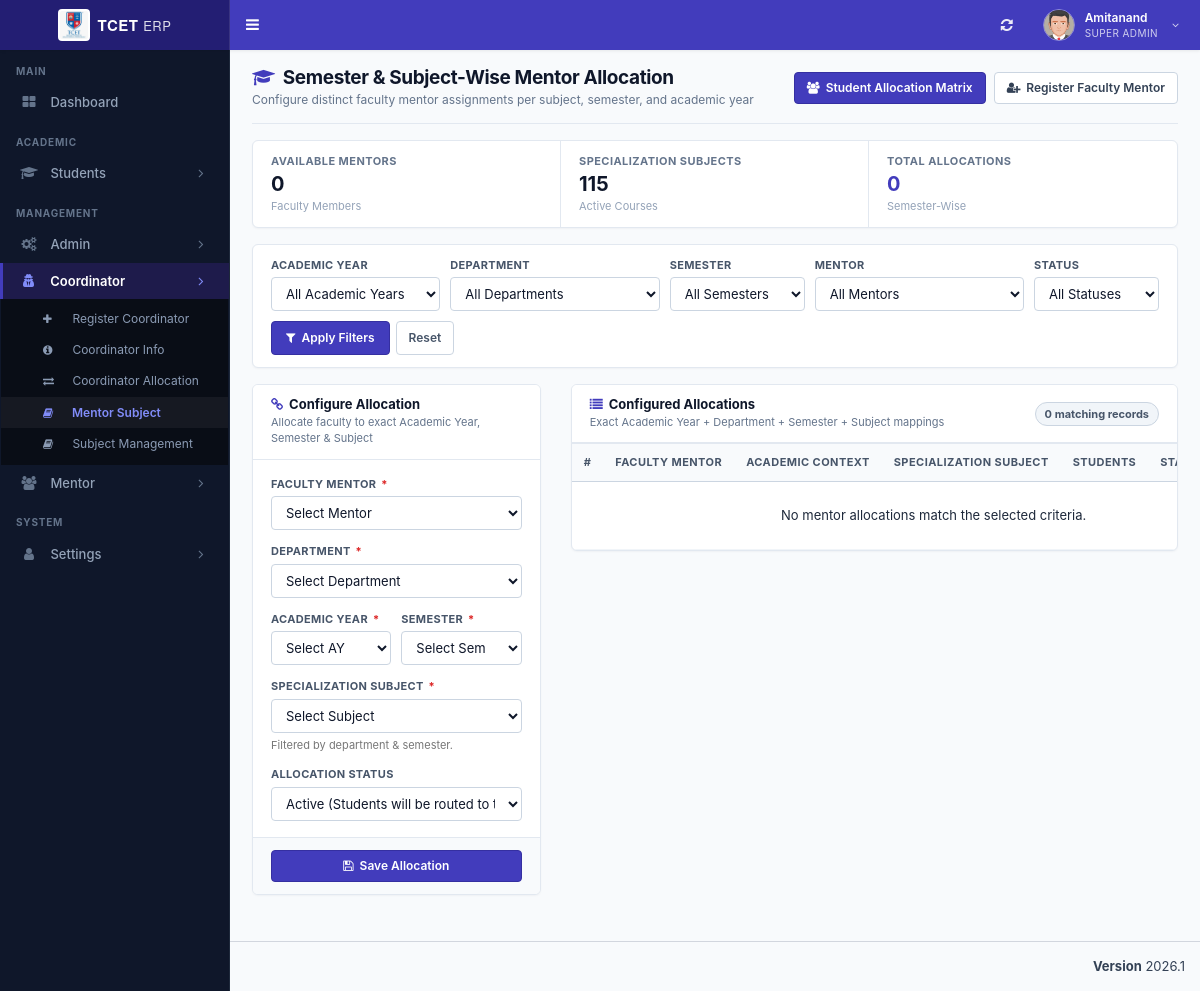
Screenshot of /admin/mentor_subject.php (signed in) with the database file from the repository.
### tables this page shows
CREATE TABLE `st_role_master` (
  `role_id` int(11) NOT NULL,
  `role_name` varchar(100) NOT NULL,
  PRIMARY KEY (`role_id`)
);

CREATE TABLE `st_login` (
  `login_id` int(11) NOT NULL AUTO_INCREMENT,
  `username` varchar(200) NOT NULL,
  `password` varchar(255) NOT NULL,
  `user_id` int(11) NOT NULL,
  `created_at` timestamp NOT NULL DEFAULT current_timestamp(),
  PRIMARY KEY (`login_id`)
);

CREATE TABLE `st_user_master` (
  `user_id` int(11) NOT NULL AUTO_INCREMENT,
  `user_name` varchar(150) NOT NULL,
  `email_id` varchar(200) NOT NULL,
  `phone_number` varchar(15) DEFAULT NULL,
  `department_id` int(11) NOT NULL,
  `role_id` int(11) NOT NULL,
  `student_id` int(11) NOT NULL,
  `is_first_login` tinyint(1) DEFAULT 1,
  PRIMARY KEY (`user_id`)
);

CREATE TABLE `st_menu_master` (
  `menu_id` int(11) NOT NULL,
  `menu_name` varchar(100) NOT NULL,
  `menu_icon` varchar(100) NOT NULL DEFAULT 'fa fa-folder',
  PRIMARY KEY (`menu_id`)
);

CREATE TABLE `st_sub_menu_master` (
  `sub_menu_id` int(11) NOT NULL AUTO_INCREMENT,
  `menu_id` int(11) NOT NULL,
  `sort_order` int(11) NOT NULL DEFAULT 0,
  `sub_menu_name` varchar(100) NOT NULL,
  `sub_menu_icon` varchar(100) NOT NULL DEFAULT 'fa fa-angle-double-right',
  `sub_menu_route` varchar(255) NOT NULL DEFAULT '#',
  PRIMARY KEY (`sub_menu_id`)
);

### admin/mentor_subject.php (the view, shortened to what the rows shown need)
<?php
require "../database/db_connect.php";
include "header/header.php";
?>
<div class="content-wrapper mentor-content-area">
  <div class="mentor-header">
    <div class="mentor-header-titles">
      <h1 class="mentor-title"><i class="fa fa-graduation-cap"></i> Semester & Subject-Wise Mentor Allocation</h1>
    </div>
  </div>
  <section class="content" style="padding: 0;">
    <div class="row">
      <div class="col-md-8">
        <div class="mentor-card">
          <div class="mentor-card-body mentor-table-responsive" style="padding: 0;">
            <table class="mentor-table" id="mappingsTable">
              <thead>
                <tr>
                  <th style="width: 35px;" class="th-center">#</th>
                  <th>Faculty Mentor</th>
                  <th>Academic Context</th>
                  <th>Specialization Subject</th>
                  <th class="th-center">Students</th>
                  <th class="th-center">Status</th>
                </tr>
              </thead>
            </table>
          </div>
        </div>
      </div>
    </div>
  </section>
</div>
<?php include "header/footer.php"; ?>

### admin/header/header.php (shortened to what the rows shown need)
<?php
require_once __DIR__ . "/../../database/db_connect.php";
$db_handle = new DBController();
$sessionLoginId = intval($_SESSION['user_login_id'] ?? $_SESSION['user_session'] ?? 0);
$username = '';
$userid = 0;
$usertype = 0;
$sql = "SELECT l.login_id, l.username, l.user_id, u.role_id, u.user_name, u.department_id, u.student_id, r.role_name
	    FROM st_login l
	    LEFT JOIN st_user_master u ON u.user_id = l.user_id
	    LEFT JOIN st_role_master r ON r.role_id = u.role_id
	    WHERE l.login_id='" . $sessionLoginId . "' LIMIT 1";
$result = mysqli_query($db_handle->conn, $sql);
if ($result && $result->num_rows > 0) {
	$row = $result->fetch_assoc();
	$username = $row['username'];
	$userid = intval($row['user_id']);
	$usertype = intval($row['role_id']);
}
$name = $username;
$profileSql = "SELECT COALESCE(NULLIF(TRIM(u.user_name), ''), l.username) AS user_name
			   FROM st_login l
			   LEFT JOIN st_user_master u ON u.user_id = l.user_id
			   WHERE l.user_id = $userid LIMIT 1";
$profileResult = mysqli_query($db_handle->conn, $profileSql);
if ($profileResult && ($profileRow = mysqli_fetch_assoc($profileResult))) {
	$profileName = trim((string)($profileRow['user_name'] ?? ''));
	if ($profileName !== '') {
		$name = $profileName;
	}
}
$sql = "SELECT role_name FROM st_role_master WHERE role_id = ? LIMIT 1";
$stmt = mysqli_prepare($db_handle->conn, $sql);
if ($stmt) {
	mysqli_stmt_bind_param($stmt, 'i', $usertype);
	mysqli_stmt_execute($stmt);
	$result = mysqli_stmt_get_result($stmt);
	if ($row = mysqli_fetch_assoc($result)) {
		$role_name = $row['role_name'];
	}
}
?>
<!DOCTYPE html>
<html>
<head>
	<link rel="stylesheet" href="bootstrap/css/bootstrap.min.css">
	<link rel="stylesheet" href="https://cdnjs.cloudflare.com/ajax/libs/font-awesome/4.5.0/css/font-awesome.min.css">
	<link rel="stylesheet" href="https://cdnjs.cloudflare.com/ajax/libs/ionicons/2.0.1/css/ionicons.min.css">
	<link rel="stylesheet" href="dist/css/AdminLTE.min.css">
	<link rel="stylesheet" href="dist/css/skins/_all-skins.min.css">
	<link rel="stylesheet" href="plugins/iCheck/flat/blue.css">
	<link rel="stylesheet" href="plugins/morris/morris.css">
	<link rel="stylesheet" href="plugins/jvectormap/jquery-jvectormap-1.2.2.css">
	<link rel="stylesheet" href="plugins/datepicker/datepicker3.css">
	<link rel="stylesheet" href="plugins/daterangepicker/daterangepicker.css">
	<link rel="stylesheet" href="plugins/bootstrap-wysihtml5/bootstrap3-wysihtml5.min.css">
	<link rel="stylesheet" href="css/erp-theme.css">
</head>
<body class="hold-transition skin-blue sidebar-mini main-content-responsive">
	<div class="wrapper">
		<header class="main-header">
			<nav class="navbar navbar-static-top" role="navigation">
				<div class="navbar-custom-menu">
					<ul class="nav navbar-nav">
						<li class="dropdown user user-menu">
							<a href="#" class="dropdown-toggle erp-header-user-btn" data-toggle="dropdown">
								<div class="erp-header-user-meta hidden-xs">
									<span class="erp-header-user-name"><?php echo htmlspecialchars($name !== '' ? $name : $username); ?></span>
									<span class="erp-header-user-role"><?php echo htmlspecialchars($role_name ?? 'User'); ?></span>
								</div>
							</a>
						</li>
					</ul>
				</div>
			</nav>
		</header>
		<aside class="main-sidebar">
			<section class="sidebar">
				<?php include_once "side_menu.php"; ?>
			</section>
		</aside>

### admin/header/side_menu.php (shortened to what the rows shown need)
<?php
if (!function_exists('sidebar_has_column')) {
function sidebar_has_column($conn, $table, $column)
{
	$escapedColumn = mysqli_real_escape_string($conn, $column);
	$result = mysqli_query($conn, "SHOW COLUMNS FROM $table LIKE '$escapedColumn'");
	$exists = ($result && mysqli_num_rows($result) > 0);
	return $exists;
}
}
$menuHasIconColumn = sidebar_has_column($db_handle->conn, 'st_menu_master', 'menu_icon');
$subMenuHasIconColumn = sidebar_has_column($db_handle->conn, 'st_sub_menu_master', 'sub_menu_icon');
$subMenuHasRouteColumn = sidebar_has_column($db_handle->conn, 'st_sub_menu_master', 'sub_menu_route');
$menuTree = array();
$menuIconSelect = $menuHasIconColumn
	? "COALESCE(NULLIF(TRIM(m.menu_icon), ''), 'fa fa-folder') AS menu_icon"
	: "'fa fa-folder' AS menu_icon";
$subMenuRouteSelect = $subMenuHasRouteColumn
	? "COALESCE(NULLIF(TRIM(sm.sub_menu_route), ''), '#') AS sub_menu_route"
	: "'#' AS sub_menu_route";
$subMenuIconSelect = $subMenuHasIconColumn
	? "COALESCE(NULLIF(TRIM(sm.sub_menu_icon), ''), 'fa fa-angle-double-right') AS sub_menu_icon"
	: "'fa fa-angle-double-right' AS sub_menu_icon";
$menuSql = "SELECT m.menu_id, m.menu_name, $menuIconSelect
			FROM st_menu_master m
			WHERE (
				EXISTS (
					SELECT 1
					FROM st_menu_allocation_master mar
					WHERE mar.menu_id = m.menu_id
					  AND mar.role_id = ?
					  AND mar.sub_menu_id IS NULL
				)
				OR EXISTS (
					SELECT 1
					FROM st_menu_allocation_master maa
					WHERE maa.menu_id = m.menu_id
					  AND maa.role_id = ?
					  AND maa.sub_menu_id IS NOT NULL
				)
			)
			ORDER BY m.menu_id";
$menuStmt = mysqli_prepare($db_handle->conn, $menuSql);
if ($menuStmt) {
	mysqli_stmt_bind_param($menuStmt, 'ii', $usertype, $usertype);
	mysqli_stmt_execute($menuStmt);
	$menuResult = mysqli_stmt_get_result($menuStmt);
	while ($menuRow = mysqli_fetch_assoc($menuResult)) {
		$menuId = (int) $menuRow['menu_id'];
		$menuTree[$menuId] = array(
			'menu_name' => $menuRow['menu_name'],
			'menu_icon' => $menuRow['menu_icon'],
			'submenus' => array()
		);
		$subSql = "SELECT sm.sub_menu_id, sm.sub_menu_name, $subMenuRouteSelect, $subMenuIconSelect
				   FROM st_sub_menu_master sm
				   WHERE sm.menu_id = ?
				   AND (
					   EXISTS (
						   SELECT 1
						   FROM st_menu_allocation_master mar
						   WHERE mar.sub_menu_id = sm.sub_menu_id
							 AND mar.role_id = ?
					   )
				   )
				   ORDER BY sm.sort_order ASC, sm.sub_menu_id ASC";
		$subStmt = mysqli_prepare($db_handle->conn, $subSql);
		if ($subStmt) {
			mysqli_stmt_bind_param($subStmt, 'ii', $menuId, $usertype);
			mysqli_stmt_execute($subStmt);
			$subResult = mysqli_stmt_get_result($subStmt);
			while ($subRow = mysqli_fetch_assoc($subResult)) {
				$menuTree[$menuId]['submenus'][] = $subRow;
			}
		}
	}
}
?>
<ul class="sidebar-menu" id="sidebar-dynamic-menu">
<?php
$sidebarHomeRoute = ((int) ($usertype ?? 0) === 5) ? 'student_dashboard.php' : 'index.php';
$sidebarHomeLabel = ((int) ($usertype ?? 0) === 5) ? 'Dashboard' : 'Dashboard';
$sidebarHomeIcon = ((int) ($usertype ?? 0) === 5) ? 'fa fa-dashboard' : 'fa fa-th-large';
$currentScript = basename($_SERVER['PHP_SELF'] ?? '');
?>
<li class="header">MAIN</li>
<li class="<?php echo ($currentScript === 'index.php' || $currentScript === 'student_dashboard.php') ? 'active' : ''; ?>">
	<a href="<?php echo htmlspecialchars($sidebarHomeRoute); ?>">
		<i class="<?php echo htmlspecialchars($sidebarHomeIcon); ?>"></i>
		<span><?php echo htmlspecialchars($sidebarHomeLabel); ?></span>
	</a>
</li>
<?php
$renderedHeaders = array();
foreach ($menuTree as $menuId => $menuData) {
	$menuName = trim((string) $menuData['menu_name']);
	$menuLower = strtolower($menuName);
	$menuIcon = trim((string) $menuData['menu_icon']);
	$sectionGroup = '';
	if (in_array($menuLower, array('students', 'student', 'coordinator', 'academics', 'academic'), true)) {
		$sectionGroup = 'ACADEMIC';
	} elseif (in_array($menuLower, array('admin', 'mentor', 'management'), true)) {
		$sectionGroup = 'MANAGEMENT';
	} elseif (in_array($menuLower, array('settings', 'system'), true)) {
		$sectionGroup = 'SYSTEM';
	}
	if ($sectionGroup !== '' && !isset($renderedHeaders[$sectionGroup])) {
		echo '<li class="header">' . htmlspecialchars($sectionGroup) . '</li>';
		$renderedHeaders[$sectionGroup] = true;
	}
	$isMenuActive = false;
	if (!empty($menuData['submenus'])) {
		foreach ($menuData['submenus'] as $sub) {
			$routeBase = basename($sub['sub_menu_route'] ?? '');
			if ($routeBase !== '' && $routeBase !== '#' && strpos($currentScript, $routeBase) !== false) {
				$isMenuActive = true;
				break;
			}
		}
	}
?>
<li class="treeview <?php echo $isMenuActive ? 'active' : ''; ?>" data-menu-id="<?php echo $menuId; ?>" id="sidebar-menu-<?php echo $menuId; ?>">
	<a href="#">
		<i class="<?php echo htmlspecialchars($menuIcon); ?>" aria-hidden="true"></i>
		<span><?php echo htmlspecialchars(ucwords(strtolower($menuName))); ?></span>
		<span class="pull-right-container">
			<i class="fa fa-angle-right pull-right"></i>
		</span>
	</a>
	<ul class="treeview-menu" id="sidebar-submenu-<?php echo $menuId; ?>" <?php echo $isMenuActive ? 'style="display: block;"' : ''; ?>>
	<?php if (!empty($menuData['submenus'])) {
		foreach ($menuData['submenus'] as $subMenu) {
			$subId = intval($subMenu['sub_menu_id']);
			$subName = trim((string) $subMenu['sub_menu_name']);
			$subRoute = trim((string) ($subMenu['sub_menu_route'] ?? '#'));
			$subIcon = trim((string) ($subMenu['sub_menu_icon'] ?? 'fa fa-circle-o'));
			$isSubActive = ($subRoute !== '#' && basename($subRoute) === $currentScript);
	?>
		<li class="<?php echo $isSubActive ? 'active' : ''; ?>" data-sub-menu-id="<?php echo $subId; ?>" id="sidebar-submenu-item-<?php echo $subId; ?>">
			<a href="<?php echo htmlspecialchars($subRoute); ?>">
				<i class="<?php echo htmlspecialchars($subIcon); ?>"></i>
				<span><?php echo htmlspecialchars($subName); ?></span>
			</a>
		</li>
	<?php }
	} ?>
	</ul>
</li>
<?php } ?>
</ul>

### rows the page displays
st_role_master: role_name "SUPER ADMIN"
st_login: user.role_id "Dashboard"
st_menu_master: menu_name "ACADEMIC", menu_name "Students"
st_menu_master: menu_name "MANAGEMENT", menu_name "Admin"
st_menu_master: menu_name "Coordinator"
st_sub_menu_master: sub_menu_name "Register Coordinator"
st_sub_menu_master: sub_menu_name "Coordinator Info"
st_sub_menu_master: sub_menu_name "Coordinator Allocation"
st_sub_menu_master: sub_menu_name "Mentor Subject"
st_sub_menu_master: sub_menu_name "Subject Management"
st_menu_master: menu_name "Mentor"
st_menu_master: menu_name "SYSTEM", menu_name "Settings"

### other values shown
$name !== '' ? $name : $username "Amitanand"
count($mentors) "0"
count($subjects) "115"
count($mappings) "0"
